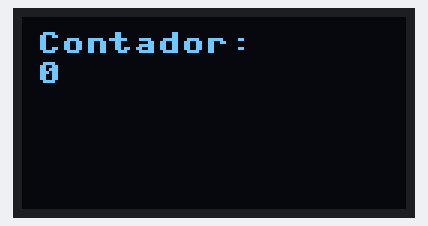
Simulated run of this program. Board: ESP8266 board running MicroPython. On the bench: 128×64 one-colour display. Library files of the repository ran but are not shown: sh1106.py; what the program prints to the serial console is not drawn.

Above: at 1.2 s.
At 5.2 s:
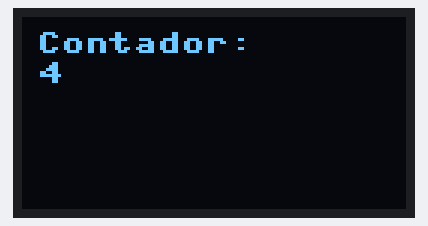
At 8.2 s:
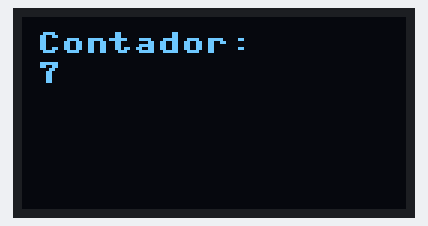
At 19.2 s:
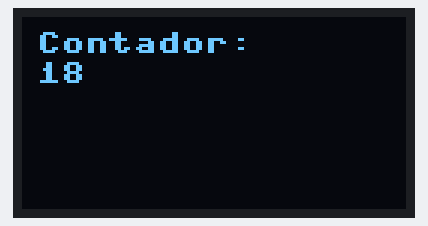
At 29.2 s:
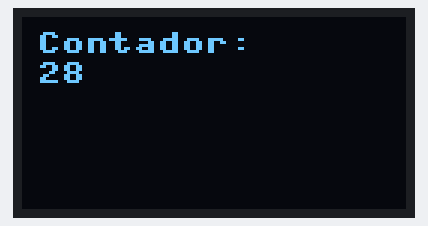
At 38.2 s:
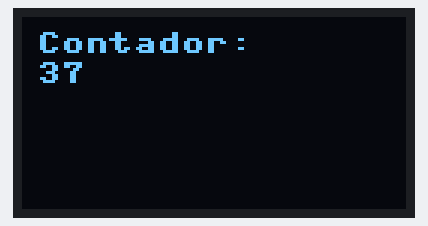

The program:

rtcPico.py
```python
from machine import Timer, Pin, I2C
from sh1106 import SH1106_I2C

WIDTH  = 128
HEIGHT = 64

i2c = I2C(0, scl=Pin(9), sda=Pin(8), freq=200000)
print(i2c.scan())
print("I2C Address      : "+hex(i2c.scan()[0]).upper())
print("I2C Configuration: "+str(i2c))


oled = SH1106_I2C(WIDTH, HEIGHT, i2c)

oled.rotate(180)

count = 0

def counter(timer):
    global count
    # increment count
    oled.fill(0)
    oled.text("Contador:",5,5)
    oled.text(str(count),5,15)
    oled.show()
    print(count)
    count += 1

timer = Timer(-1)

timer.init(period=1000, mode=Timer.PERIODIC, callback=counter)
```

Measured:
- what the display in image 0 shows lasts 1.0 s, from 1.2 s to 2.2 s
